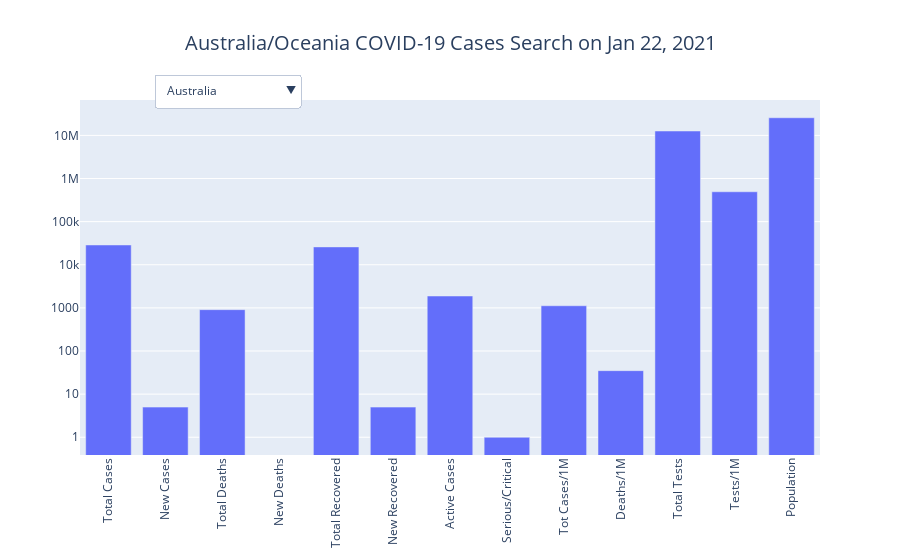

The cell this chart's notebook holds for it:
### Code cell
country_visualization('Australia/Oceania')

### Figure 1 — Plotly figure (JSON) as saved in the notebook; plotly's stock layout.template omitted (floating-point values rounded to 4 significant figures; data arrays with more than 128 entries replaced by an {"elided": "..."} marker saying what was removed)
{"data": [{"name": "Australia", "type": "bar", "visible": true, "x": ["Total Cases", "New Cases", "Total Deaths", "New Deaths", "Total Recovered", "New Recovered", "Active Cases", "Serious/Critical", "Tot Cases/1M", "Deaths/1M", "Total Tests", "Tests/1M", "Population"], "y": [28755, 5, 909, -1, 25961, 5, 1885, 1, 1120, 35, 12642312, 492581, 25665434]}, {"name": "French Polynesia", "type": "bar", "visible": false, "x": ["Total Cases", "New Cases", "Total Deaths", "New Deaths", "Total Recovered", "New Recovered", "Active Cases", "Serious/Critical", "Tot Cases/1M", "Deaths/1M", "Total Tests", "Tests/1M", "Population"], "y": [17852, 32, 128, -1, 4842, -1, 12882, 11, 63345, 454, 26355, 93517, 281820]}, {"name": "New Zealand", "type": "bar", "visible": false, "x": ["Total Cases", "New Cases", "Total Deaths", "New Deaths", "Total Recovered", "New Recovered", "Active Cases", "Serious/Critical", "Tot Cases/1M", "Deaths/1M", "Total Tests", "Tests/1M", "Population"], "y": [2276, 9, 25, -1, 2178, 12, 73, -1, 455, 5, 1480691, 296014, 5002100]}, {"name": "Papua New Guinea", "type": "bar", "visible": false, "x": ["Total Cases", "New Cases", "Total Deaths", "New Deaths", "Total Recovered", "New Recovered", "Active Cases", "Serious/Critical", "Tot Cases/1M", "Deaths/1M", "Total Tests", "Tests/1M", "Population"], "y": [835, -1, 9, -1, 790, -1, 36, -1, 92, 1, 40697, 4501, 9041386]}, {"name": "New Caledonia", "type": "bar", "visible": false, "x": ["Total Cases", "New Cases", "Total Deaths", "New Deaths", "Total Recovered", "New Recovered", "Active Cases", "Serious/Critical", "Tot Cases/1M", "Deaths/1M", "Total Tests", "Tests/1M", "Population"], "y": [44, -1, -1, -1, 43, -1, 1, -1, 153, -1, 19879, 69256, 287036]}, {"name": "Solomon Islands", "type": "bar", "visible": false, "x": ["Total Cases", "New Cases", "Total Deaths", "New Deaths", "Total Recovered", "New Recovered", "Active Cases", "Serious/Critical", "Tot Cases/1M", "Deaths/1M", "Total Tests", "Tests/1M", "Population"], "y": [17, -1, -1, -1, 10, -1, 7, -1, 24, -1, 4500, 6463, 696226]}, {"name": "Micronesia", "type": "bar", "visible": false, "x": ["Total Cases", "New Cases", "Total Deaths", "New Deaths", "Total Recovered", "New Recovered", "Active Cases", "Serious/Critical", "Tot Cases/1M", "Deaths/1M", "Total Tests", "Tests/1M", "Population"], "y": [1, -1, -1, -1, -1, -1, 1, -1, 9, -1, -1, -1, 115698]}], "layout": {"title": {"font": {"size": 20}, "text": "Australia/Oceania COVID-19 Cases Search on Jan 22, 2021", "x": 0.5, "xanchor": "center"}, "updatemenus": [{"buttons": [{"args": [{"visible": {"elided": "207 bool values"}}], "label": "Australia", "method": "update"}, {"args": [{"visible": {"elided": "207 bool values"}}], "label": "French Polynesia", "method": "update"}, {"args": [{"visible": {"elided": "207 bool values"}}], "label": "New Zealand", "method": "update"}, {"args": [{"visible": {"elided": "207 bool values"}}], "label": "Papua New Guinea", "method": "update"}, {"args": [{"visible": {"elided": "207 bool values"}}], "label": "New Caledonia", "method": "update"}, {"args": [{"visible": {"elided": "207 bool values"}}], "label": "Solomon Islands", "method": "update"}, {"args": [{"visible": {"elided": "207 bool values"}}], "label": "Micronesia", "method": "update"}], "direction": "down", "pad": {"r": 10, "t": 10}, "showactive": true, "x": 0.1, "xanchor": "left", "y": 1.1, "yanchor": "top"}], "xaxis": {"tickangle": -90}, "yaxis": {"type": "log"}}}
